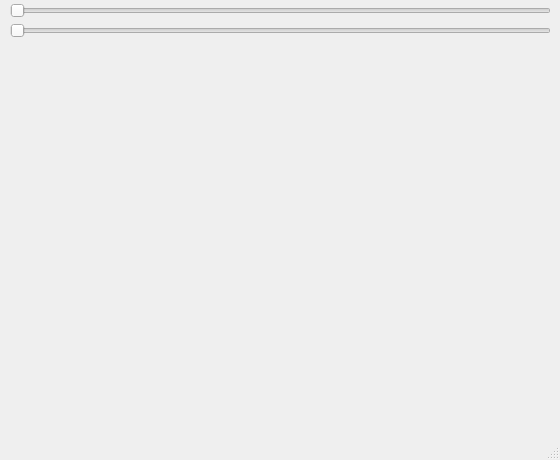
<?xml version="1.0" encoding="UTF-8"?>
<ui version="4.0">
 <class>MainWindow</class>
 <widget class="QMainWindow" name="MainWindow">
  <property name="geometry">
   <rect>
    <x>0</x>
    <y>0</y>
    <width>560</width>
    <height>460</height>
   </rect>
  </property>
  <property name="windowTitle">
   <string>MainWindow</string>
  </property>
  <widget class="QWidget" name="centralwidget">
   <widget class="QSlider" name="iter_slider">
    <property name="enabled">
     <bool>true</bool>
    </property>
    <property name="geometry">
     <rect>
      <x>10</x>
      <y>0</y>
      <width>541</width>
      <height>21</height>
     </rect>
    </property>
    <property name="sizePolicy">
     <sizepolicy hsizetype="Preferred" vsizetype="Preferred">
      <horstretch>0</horstretch>
      <verstretch>0</verstretch>
     </sizepolicy>
    </property>
    <property name="statusTip">
     <string/>
    </property>
    <property name="maximum">
     <number>100</number>
    </property>
    <property name="orientation">
     <enum>Qt::Orientation::Horizontal</enum>
    </property>
   </widget>
   <widget class="QSlider" name="size_slider">
    <property name="enabled">
     <bool>true</bool>
    </property>
    <property name="geometry">
     <rect>
      <x>10</x>
      <y>20</y>
      <width>541</width>
      <height>21</height>
     </rect>
    </property>
    <property name="sizePolicy">
     <sizepolicy hsizetype="Preferred" vsizetype="Preferred">
      <horstretch>0</horstretch>
      <verstretch>0</verstretch>
     </sizepolicy>
    </property>
    <property name="statusTip">
     <string/>
    </property>
    <property name="minimum">
     <number>50</number>
    </property>
    <property name="maximum">
     <number>1000</number>
    </property>
    <property name="orientation">
     <enum>Qt::Orientation::Horizontal</enum>
    </property>
   </widget>
  </widget>
  <widget class="QMenuBar" name="menubar">
   <property name="geometry">
    <rect>
     <x>0</x>
     <y>0</y>
     <width>560</width>
     <height>22</height>
    </rect>
   </property>
  </widget>
  <widget class="QStatusBar" name="statusbar"/>
 </widget>
 <resources/>
 <connections/>
</ui>
